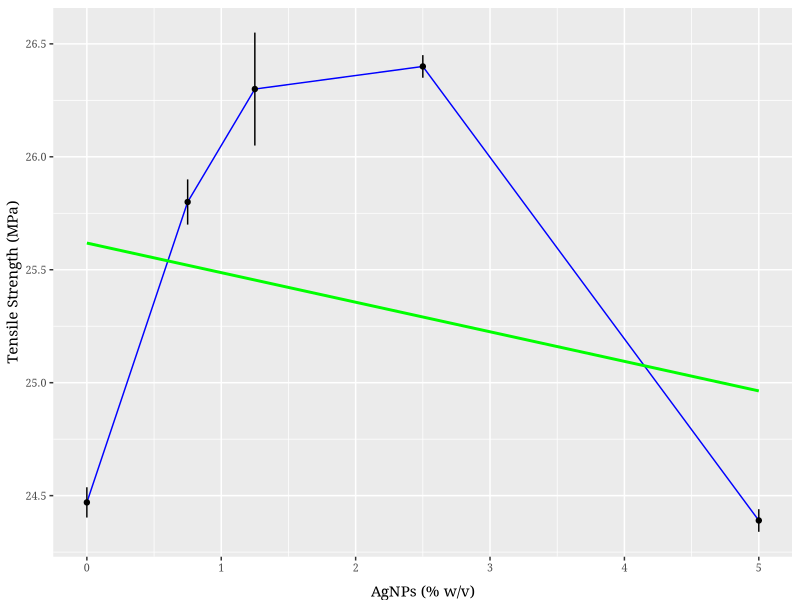
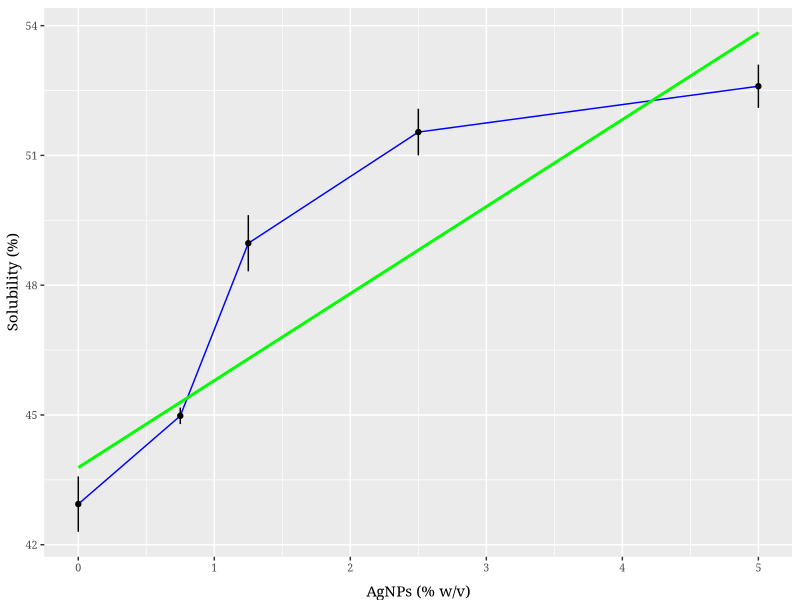
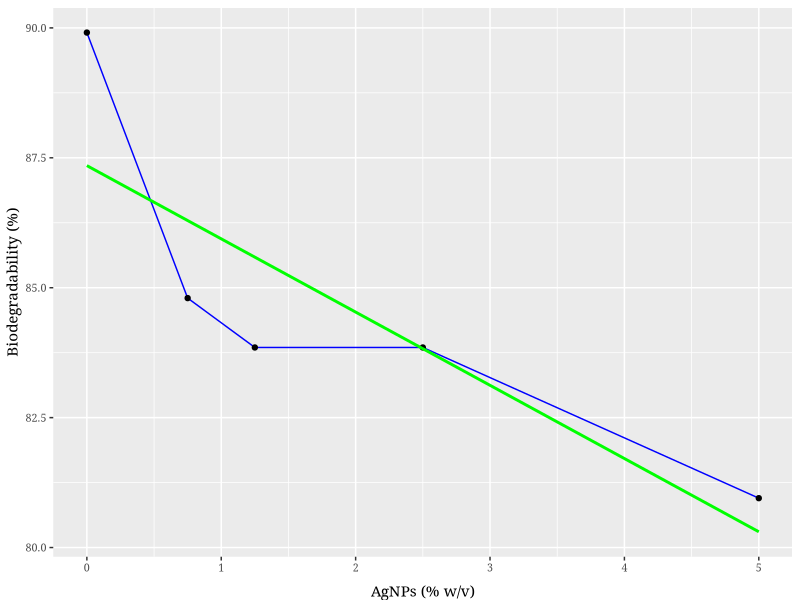
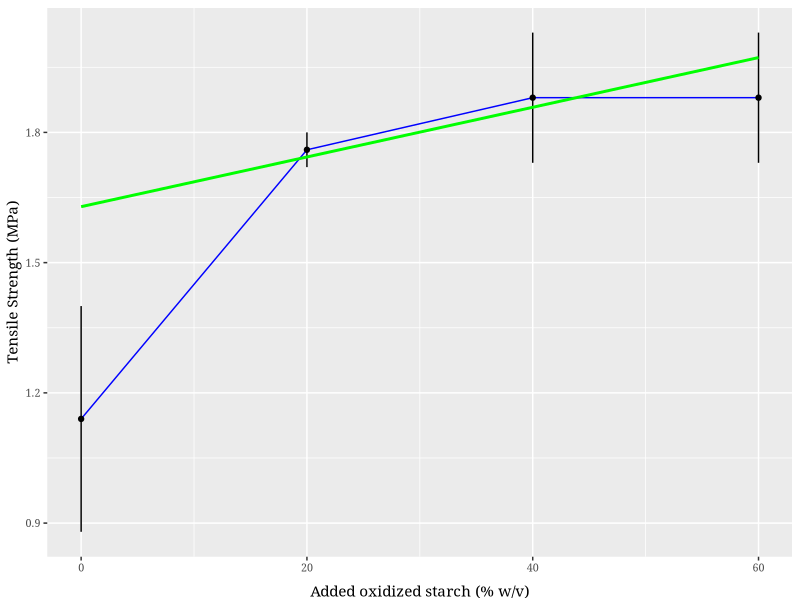
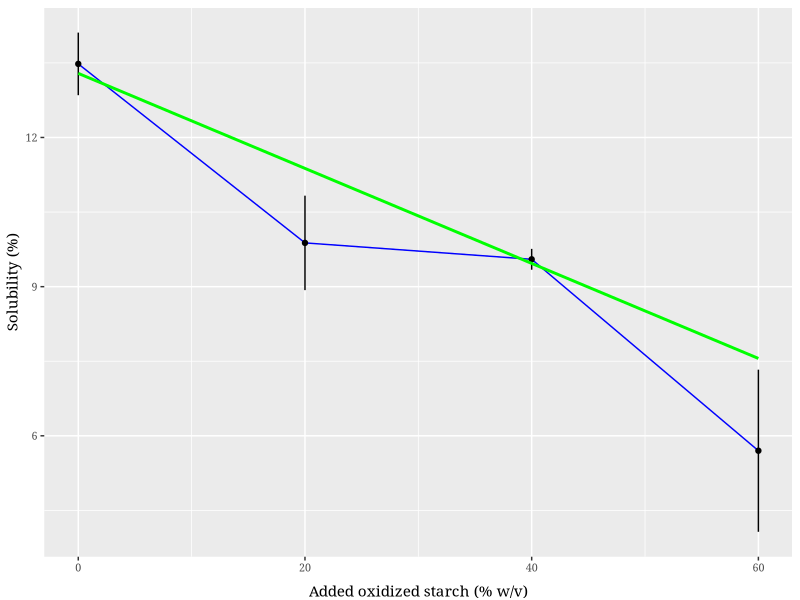
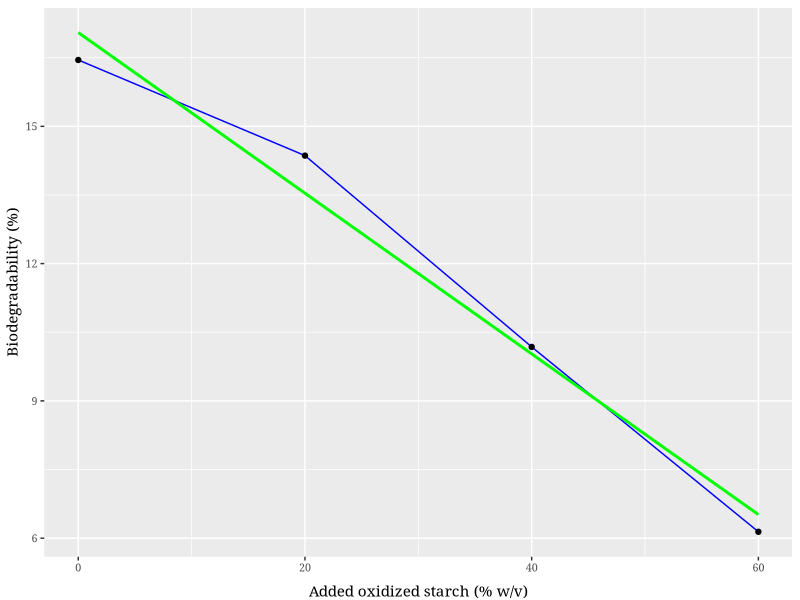
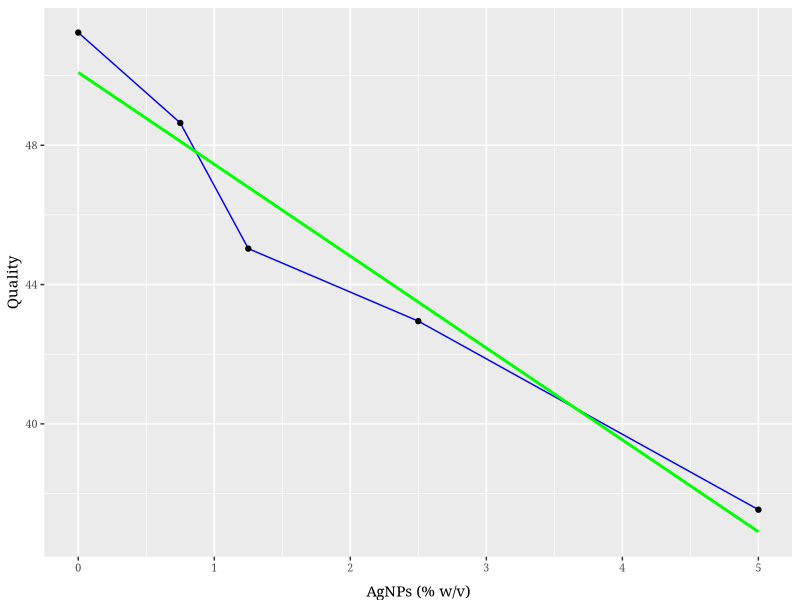
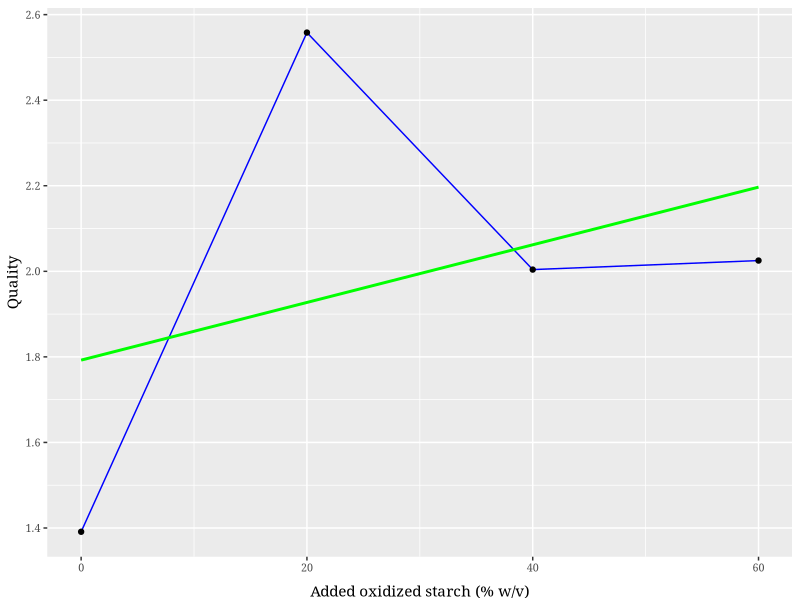

The R source for these figures, in order:
library(ggplot2)
library(dplyr)

###########################
# Environment preparation #
###########################

if (!dir.exists("output")) {
  dir.create("output")
} else {
  unlink("output", recursive = TRUE)
  dir.create("output")
}

output_file <- file("output/output.txt", open = "wt")
sink(output_file)
sink(output_file, type = "message")

########
# Data #
########

# Chitosan
study_1_data <- data.frame(
  tensile_strength = c(24.47, 25.8, 26.3, 26.4, 24.39),
  tensile_strength_sem = c(0.067, 0.1, 0.25, 0.05, 0.05),
  solubility = c(42.94, 44.98, 48.97, 51.54, 52.60),
  solubility_sem = c(0.64, 0.19, 0.65, 0.54, 0.5),
  biodegradability = c(89.91, 84.8, 83.85, 83.85, 80.95),
  group = c(0, 0.75, 1.25, 2.5, 5)
)

study_1_data_group_label <- "AgNPs (% w/v)"

# Oxidized
study_2_data <- data.frame(
  tensile_strength = c(1.14, 1.76, 1.88, 1.88),
  tensile_strength_sem = c(0.26, 0.04, 0.15, 0.15),
  solubility = c(13.48, 9.88, 9.55, 5.7),
  solubility_sem = c(0.63, 0.95, 0.21, 1.63),
  biodegradability = c(16.45, 14.36, 10.18, 6.14),
  group = c(0, 20, 40, 60)
)

study_2_data_group_label <- "Added oxidized starch (% w/v)"

#############
# Functions #
#############

calculate_quality_map <- function(biodeg, tensile_strength, solubility) {
  return(biodeg * tensile_strength / solubility)
}

calculate_quality <- function(data) {
  quality_map <- data.frame(quality = Map(calculate_quality_map,
                                          data["biodegradability"],
                                          data["tensile_strength"],
                                          data["solubility"]))
  names(quality_map) <- c("quality")
  return(quality_map)
}

report_regression <- function(regression) {
  print(summary(regression))
  a <- coef(regression)[2]
  b <- coef(regression)[1]
  cat(paste0("Model: y = ", a, "x + ", b), "\n\n")
}

plot_with_regression <- function(data, label, filename_base) {
  message(paste("|- ANALYSIS OF", filename_base))
  message(":-- Tensile Strength")
  ggplot(data, aes(group, tensile_strength, group = 1, weight = 1 / tensile_strength_sem^2)) +
    geom_line(color = "blue") +
    geom_point() +
    geom_linerange(aes(ymax = tensile_strength + tensile_strength_sem,
                       ymin = tensile_strength - tensile_strength_sem)) +
    geom_smooth(method = "lm",
                formula = y ~ x,
                se = FALSE,
                fill = NA,
                alpha = 0.5,
                color = "green") +
    theme(text = element_text(size = 11, family = "Serif"),
          axis.title.y = element_text(vjust = 1),
          axis.title.x = element_text(vjust = -1),
          axis.text = element_text(size = rel(0.7))) +
    labs(x = label, y = "Tensile Strength (MPa)")
  ggsave(paste0("output/", filename_base, "_tensile.png"), width = 6.5, height = 4, units = "in", dpi = "print", type = "cairo-png")
  report_regression(lm(tensile_strength ~ group, data = data, weight = 1 / tensile_strength_sem^2))

  message(":-- Solubility")
  ggplot(data, aes(group, solubility, group = 1, weight = 1 / solubility_sem^2)) +
    geom_line(color = "blue") +
    geom_point() +
    geom_linerange(aes(ymax = solubility + solubility_sem,
                       ymin = solubility - solubility_sem)) +
    geom_smooth(method = "lm",
                formula = y ~ x,
                se = FALSE,
                fill = NA,
                alpha = 0.5,
                color = "green") +
    theme(text = element_text(size = 11, family = "Serif"),
          axis.title.y = element_text(vjust = 1),
          axis.title.x = element_text(vjust = -1),
          axis.text = element_text(size = rel(0.7))) +
    labs(x = label, y = "Solubility (%)")
  ggsave(paste0("output/", filename_base, "_solubility.png"), width = 6.5, height = 4, units = "in", dpi = "print", type = "cairo-png")
  report_regression(lm(solubility ~ group, data = data, weight = 1 / solubility_sem^2))
  
  message(":-- Biodegradability")
  ggplot(data, aes(group, biodegradability, group = 1)) +
    geom_line(color = "blue") +
    geom_point() +
    geom_smooth(method = "lm",
                formula = y ~ x,
                se = FALSE,
                fill = NA,
                alpha = 0.5,
                color = "green") +
    theme(text = element_text(size = 11, family = "Serif"),
          axis.title.y = element_text(vjust = 1),
          axis.title.x = element_text(vjust = -1),
          axis.text = element_text(size = rel(0.7))) +
    labs(x = label, y = "Biodegradability (%)")
  ggsave(paste0("output/", filename_base, "_biodegradability.png"), width = 6.5, height = 4, units = "in", dpi = "print", type = "cairo-png")
  report_regression(lm(biodegradability ~ group, data = data))
  cat("\n")
}

plot_quality <- function(data, label, filename_base) {
  message(paste0("|- ANALYSIS OF ", filename_base, "'s QUALITY"))
  ggplot(data, aes(group, quality, group = 1)) +
    geom_line(color = "blue") +
    geom_point() +
    geom_smooth(method = "lm",
                formula = y ~ x,
                se = FALSE,
                fill = NA,
                alpha = 0.5,
                color = "green") +
    theme(text = element_text(size = 11, family = "Serif"),
          axis.title.y = element_text(vjust = 1),
          axis.title.x = element_text(vjust = -1),
          axis.text = element_text(size = rel(0.7))) +
    labs(x = label, y = "Quality")
  ggsave(paste0("output/", filename_base, "_quality.png"), width = 6.5, height = 4, units = "in", dpi = "print", type = "cairo-png")
  report_regression(lm(biodegradability ~ group, data = data))
  cat("\n")
}

##############
# Processing #
##############

study_1 <- cbind(study_1_data, calculate_quality(study_1_data)["quality"])
study_2 <- cbind(study_2_data, calculate_quality(study_2_data)["quality"])

plot_with_regression(study_1, study_1_data_group_label, "study_1")
plot_with_regression(study_2, study_2_data_group_label, "study_2")
plot_quality(study_1, study_1_data_group_label, "study_1")
plot_quality(study_2, study_2_data_group_label, "study_2")

###########
# Cleanup #
###########

sink()
sink(type = "message")
close(output_file)